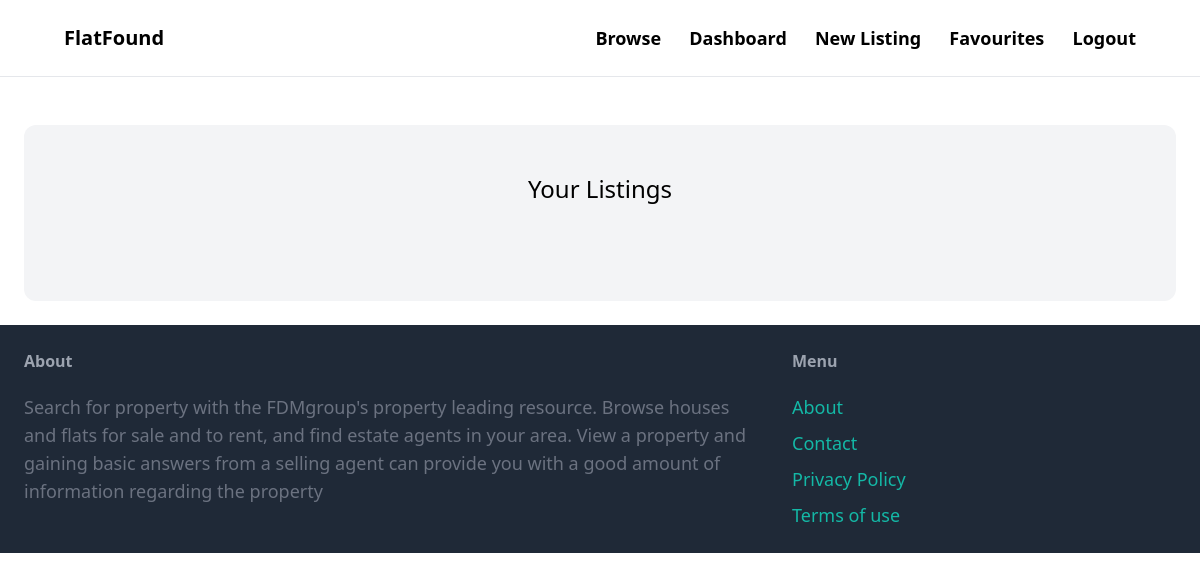
The page /dashboard (signed in) on the database as committed earlier.
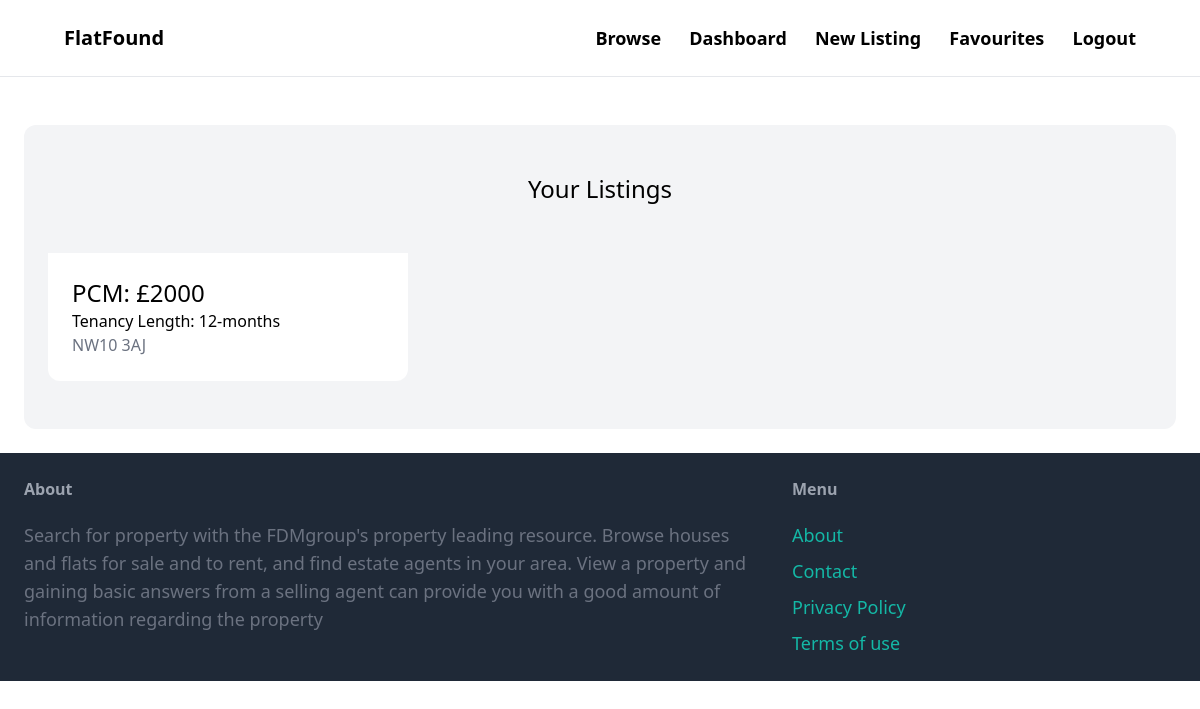
The same page on the database as committed later.
### property/models.py (models this page shows, shortened)
class Property(models.Model):
    country = models.ForeignKey(Countries, related_name='countries', on_delete=models.CASCADE)
    city = models.TextField(blank=True, null=True)
    category = models.ForeignKey(
        Category, related_name='properties', on_delete=models.CASCADE)
    price_pcm = models.IntegerField()
    ppw = models.FloatField()
    address = models.TextField(blank=True, null=True)
    postcode = models.TextField(blank=True, null=True)
    pet_friendly = models.BooleanField(blank=True, null=True)
    number_of_beds = models.IntegerField(blank=True, null=True)
    number_of_bathrooms = models.IntegerField(blank=True, null=True)
    description = models.TextField(blank=True, null=True)
    image1 = models.ImageField(upload_to='prop_images', blank=True, null=True)
    image2 = models.ImageField(upload_to='prop_images', blank=True, null=True)
    image3 = models.ImageField(upload_to='prop_images', blank=True, null=True)
    image4 = models.ImageField(upload_to='prop_images', blank=True, null=True)
    favourites = models.ManyToManyField(User, related_name='favourite', default=None, blank=True)
    created_by = models.ForeignKey(
        User, related_name='properties', on_delete=models.CASCADE)
    created_at = models.DateField(auto_now_add=True)

class Category(models.Model):
    name = models.CharField(max_length=255)
    class Meta:
        ordering = ('name',)
        verbose_name_plural = 'Categories'
    def __str__(self):
        return self.name  # Shows the name of property on admin page

### dashboard/views.py (the view)
# urls.py: path('', views.index, name='index'),
@login_required
def index(request):
    properties = Property.objects.filter(created_by=request.user)
    return render(request, 'dashboard/index.html', {
        'properties': properties
    })

### dashboard/templates/dashboard/index.html (shortened to what this page needs)
{% extends 'core/base.html' %}
{% block content %}
<div class="mt-6 px-6 py-12 bg-gray-100 rounded-xl">
    <h2 class="mb-12 text-2xl text-center">Your Listings</h2>
    <div class="grid grid-cols-3 gap-3">
        {% for property in properties %}
        <div>
            <a href="{% url 'property:detail' property.id %}">
                <div class="p-6 bg-white rounded-b-xl">
                    <h2 class="text-2xl">PCM: £{{property.price_pcm}}</h2>
                    <h2 class="text-1xl">Tenancy Length: {{property.category}} </h2>
                    <p class="text-gray-500">{{property.postcode}}</p>
                </div>
            </a>
        </div>
        {% endfor %}
    </div>
</div>
{% endblock %}

Rows that differ between the two databases and show on the page:
added Property: price_pcm "2000", category "12-months", postcode "NW10 3AJ"
